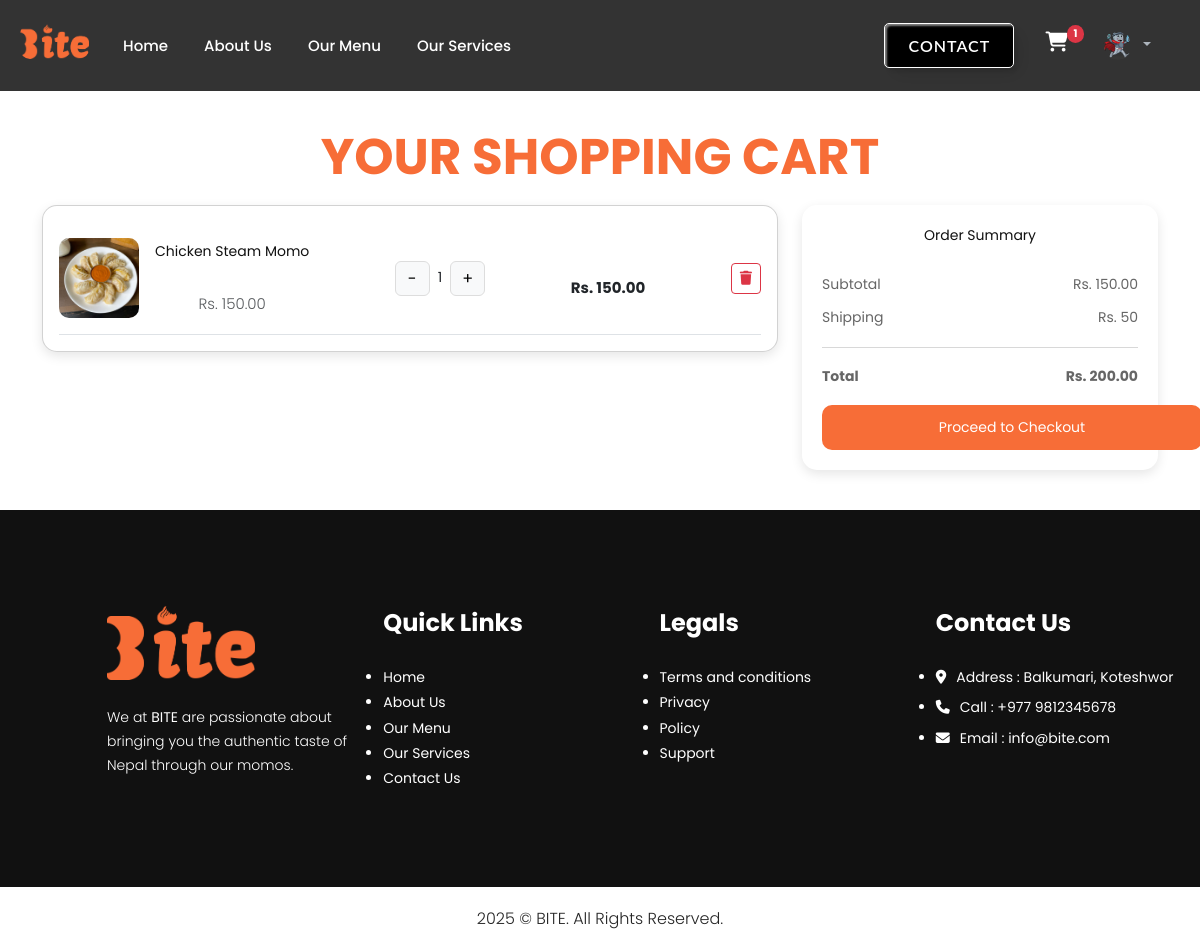
/cart/ (signed in), run on an earlier commit of the app's database.
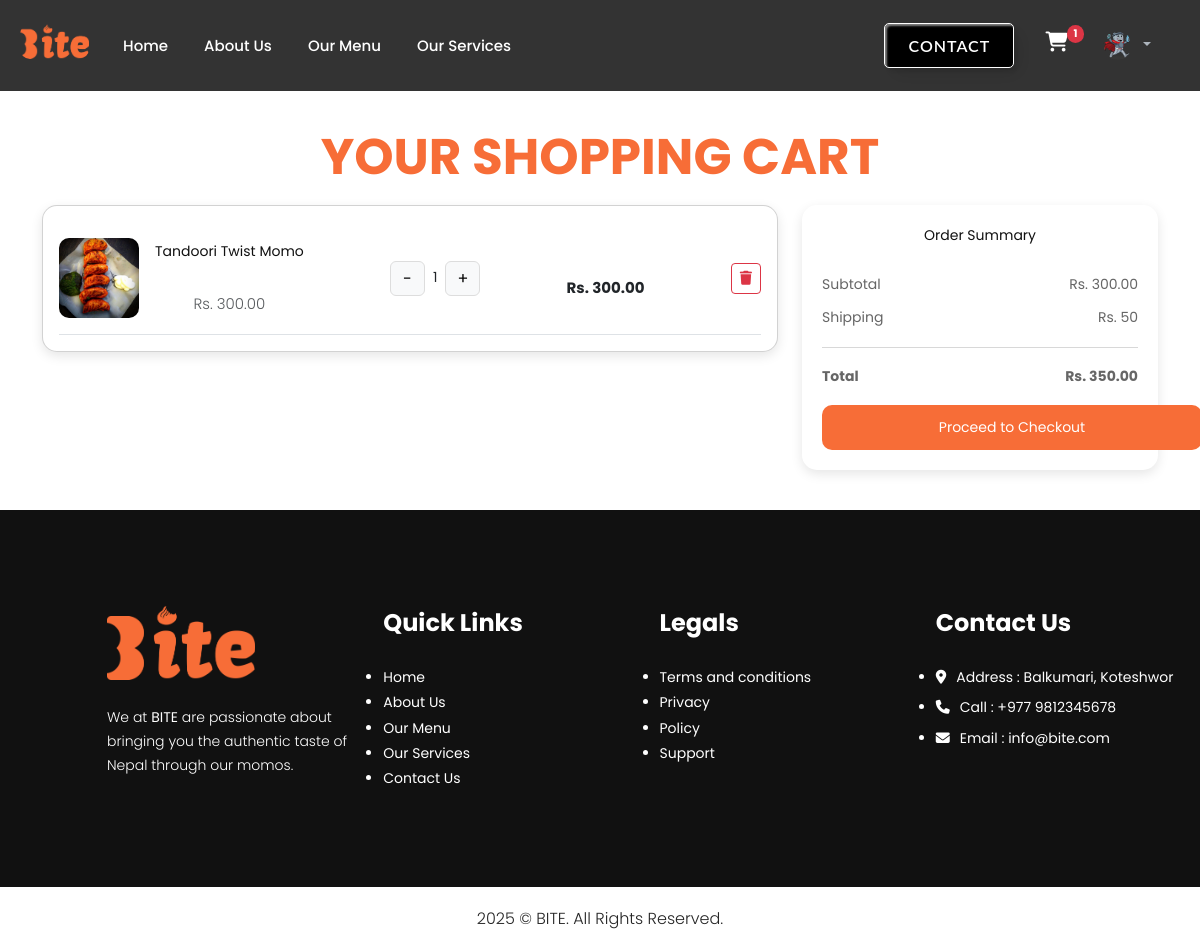
And on a later commit of the database.
### accounts/models.py (models this page shows)
class Profile(models.Model):
    user=models.OneToOneField(User, on_delete=models.CASCADE,related_name='profile')
    profile_picture=models.ImageField(upload_to="profile_picture")
    bio=models.TextField()
    dob=models.DateField(null=True)
    phone=models.CharField(max_length=50)
    address=models.CharField(max_length=200)
    created_date=models.DateTimeField(auto_now_add=True)

### core/models.py (models this page shows, shortened)
class CartItem(models.Model):
    user = models.ForeignKey(User, on_delete=models.CASCADE)
    product = models.ForeignKey(Momo, on_delete=models.CASCADE)
    quantity = models.PositiveIntegerField(default=1)
    def total_price(self):
        return self.product.price * self.quantity

class Momo(models.Model):
    name = models.CharField(max_length=200)
    category = models.ForeignKey(Category, on_delete=models.CASCADE)
    desc = models.TextField(blank=True)
    price = models.DecimalField(max_digits=8, decimal_places=2)
    image = models.ImageField(upload_to="images")

### core/views.py (the view)
# urls.py: path("cart/",cart, name="cart"),
@login_required(login_url='login')
def cart(request):
    cart_items = CartItem.objects.filter(user=request.user)
    subtotal = sum(item.total_price() for item in cart_items)
    shipping = 50 if subtotal > 0 else 0  # flat shipping fee
    total = subtotal + shipping
    return render(request, 'core/cart.html', {
        'cart_items': cart_items,
        'subtotal': subtotal,
        'shipping': shipping,
        'total': total
    })

### core/context_processors.py (called while the page is built)
def cart_item_count(request):
    if request.user.is_authenticated:
        count = CartItem.objects.filter(user=request.user).count()
    else:
        count = 0
    return {'cart_item_count': count}

### core/templates/core/cart.html (shortened to what this page needs)
{% extends "core/base.html" %}
{% load static %}
{% block content %}
<div class="container" style="padding-top: 120px; padding-bottom: 40px; text-align: center;">
  <h2 class="cart-text">Your Shopping Cart</h2>
  <div class="row">
    <div class="col-lg-8">
      <div class="card cart-card p-3 mb-3">
        {% for item in cart_items %}
        <div class="d-flex align-items-center justify-content-between border-bottom py-3">
          <div class="d-flex align-items-center gap-3">
            <img src="{{ item.product.image.url }}" class="cart-img" alt="{{ item.product.name }}">
            <div>
              <h5 class="mb-1">{{ item.product.name }}</h5>
              <p class="mb-0 text-muted">Rs. {{ item.product.price }}</p>
            </div>
          </div>
          <div class="d-flex align-items-center gap-2">
            <form action="{% url 'decrease_quantity' item.id %}" method="post">{% csrf_token %}
              <button type="submit" class="btn btn-light btn-quantity">-</button>
            </form>
            <span>{{ item.quantity }}</span>
            <form action="{% url 'increase_quantity' item.id %}" method="post">{% csrf_token %}
              <button type="submit" class="btn btn-light btn-quantity">+</button>
            </form>
          </div>
          <div>
            <p class="mb-0 fw-bold">Rs. {{ item.total_price }}</p>
          </div>
          <form action="{% url 'remove_from_cart' item.id %}" method="post">{% csrf_token %}
            <button type="submit" class="btn btn-outline-danger btn-sm"><i class="fa-solid fa-trash"></i></button>
          </form>
        </div>
        {% empty %}
        <p class="text-center my-3">Your cart is empty 🛒</p>
        {% endfor %}
      </div>
    </div>
    <div class="col-lg-4">
      <div class="summary-card">
        <h5 class="mb-3">Order Summary</h5>
        <div class="d-flex justify-content-between mb-2">
          <span>Subtotal</span>
          <span>Rs. {{ subtotal }}</span>
        </div>
        <div class="d-flex justify-content-between mb-2">
          <span>Shipping</span>
          <span>Rs. {{ shipping }}</span>
        </div>
        <hr>
        <div class="d-flex justify-content-between fw-bold mb-3">
          <span>Total</span>
          <span>Rs. {{ total }}</span>
        </div>
       <button type="button" class="checkout-btn" data-bs-toggle="modal" data-bs-target="#checkoutModal">
              Proceed to Checkout
            </button>
      </div>
    </div>
  </div>
</div>
<div class="position-fixed top-0 end-0 p-3" style="z-index: 1100;">
</div>
 {% endblock content %}

### core/templates/core/base.html (shortened to what this page needs)
<!DOCTYPE html>
{% load static %}
<html lang="en">
<head>
   <link rel="stylesheet" href="https://cdnjs.cloudflare.com/ajax/libs/fancybox/2.1.5/jquery.fancybox.min.css"
      media="screen">
   <link rel="stylesheet" href="https://cdn.jsdelivr.net/npm/bootstrap@5.3.0/dist/css/bootstrap.min.css">
   <link rel="stylesheet" href="https://cdn.jsdelivr.net/npm/bootstrap@5.3.0/dist/js/bootstrap.bundle.min.js">
<link rel="stylesheet" href="//cdn.jsdelivr.net/npm/alertifyjs@1.14.0/build/css/alertify.min.css"/>
    <link href="https://unpkg.com/aos@2.3.1/dist/aos.css" rel="stylesheet">
   <link rel="stylesheet" href="{% static 'css/style.css' %}">
   <link rel="stylesheet" href="{% static 'css/s.css' %}">
</head>
<body>
   <nav class="navbar navbar-expand-lg new_navbar bg-transparent" data-bs-theme="dark">
      <div class="container-fluid nav-container">
        <a class="navbar-brand brand-logo" href="/">
  <img src="{% static 'images/Bbbite.png' %}" alt="Momos Logo">
</a>
         <div class="collapse navbar-collapse" id="navbarSupportedContent">
            <ul class="navbar-nav me-auto mb-2 mb-lg-0">
               <li class="nav-item  ">
                  <a class="nav-link" href="{%url 'index' %}">Home</a>
               </li>
               <li class="nav-item ">
                  <a class="nav-link" href="{% url 'about' %}">About Us</a>
               </li>
               <li class="nav-item  ">
                  <a class="nav-link" href="{% url 'menu' %}">Our Menu</a>
               </li>
               <li class="nav-item  ">
                  <a class="nav-link" href="{% url 'services' %}">Our Services</a>
               </li>
            </ul>
            <div class="nav-right">
            <a href="{% url 'contact' %}"><button class="custom-btn btn-1" style="height: 45px; ">Contact</button></a>
            <div class="d=flex gap-3 px-3">
               {% if request.user.is_authenticated %}
              <div class="dropdown">
           <a href="{% url 'cart' %}" class="position-relative">
    <i class="fa-solid fa-cart-shopping" id="cart-btn"></i>
    {% if cart_item_count > 0 %}
    <span class="position-absolute top-0 start-100 badge rounded-pill bg-danger cart-badge">
        {{ cart_item_count }}
    </span>
    {% endif %}
</a>
  <button class="btn dropdown-toggle" type="button" data-bs-toggle="dropdown" aria-expanded="false">
    {% if request.user.profile.profile_picture %}
    <img src="{{request.user.profile.profile_picture.url }}" style="height: 35px; width: 35px; border-radius: 50%; border: 3px solid rgba(255, 255, 255, 0);" alt="">
   {% else %}
   <img src="{% static 'images/avatar.png' %}" style="height: 35px; width: 35px; border-radius: 50%; border: 3px solid rgb(255, 255, 255); background-color: rgba(255, 255, 255, 0);" alt="">
   {% endif %}
  </button>
</div>
               {% else %}
                  <a href="{% url 'login' %}"><button class="auth_btn" >Login</button></a>
             <a href="{% url 'register' %}"><button class="auth_btn">Register</button></a>
               {% endif %}
            </div>
            </div>
         </div>
      </div>
   </nav>
{% block content %}
{% endblock content %}
    <div class="footer_section layout_padding">
      <div class="container-fluid">
         <div class="row" style="padding-left: 95px;">
            <div class="col-lg-3 col-sm-6">
               <img src="{% static 'images/Bbbite.png' %}" alt="Momos Logo" style="height: 75px; width: auto;"> <br>
               <p class="footer_text" style="width: 250px; padding-top: 25px;">We at <b style="font: bold;">BITE</b> are passionate about bringing you
                  the authentic taste of Nepal through our momos. </p>
            </div>
            <div class="col-lg-3 col-sm-6">
               <h3 class="useful_text">Quick Links</h3>
               <div class="footer_menu">
                  <ul>
                     <li><a href="{%url 'index' %}">Home</a></li>
                     <li><a href="{% url 'about' %}">About Us</a></li>
                     <li><a href="{% url 'menu' %}">Our Menu</a></li>
                     <li><a href="{% url 'services' %}">Our Services</a></li>
                     <li><a href="{% url 'contact' %}">Contact Us</a></li>
                  </ul>
               </div>
            </div>
            <div class="col-lg-3 col-sm-6">
               <h3 class="useful_text">Legals</h3>
               <div class="footer_menu">
                  <ul>
                     <li><a href="#">Terms and conditions</a></li>
                     <li><a href="#">Privacy</a></li>
                     <li><a href="#">Policy</a></li>
                     <li><a href="#">Support</a></li>
                  </ul>
               </div>
            </div>
            <div class="col-lg-3 col-sm-6">
               <h1 class="useful_text">Contact Us</h1>
               <div class="location_text">
                  <ul>
                     <li>
                        <a href="#">
                           <i class="fa fa-map-marker" aria-hidden="true"></i><span class="padding_left_10">Address :
                              Balkumari, Koteshwor</span>
                        </a>
                     </li>
                     <li>
                        <a href="tel:9816107823">
                           <i class="fa fa-phone" aria-hidden="true"></i><span class="padding_left_10">Call :
                              +977 9812345678</span>
                        </a>
                     </li>
                     <li>
                        <a href="mailto:sujanthadarai710@gmail.com ">
                           <i class="fa fa-envelope" aria-hidden="true"></i><span class="padding_left_10">Email :
                              info@bite.com</span>
                        </a>
                     </li>
                  </ul>
               </div>
            </div>
         </div>
      </div>
   </div>
   <div class="copyright_section">
      <div class="container">
         <p class="copyright_text">2025 &copy; BITE. All Rights Reserved.</p>
      </div>
   </div>
</body>
</html>

### core/static/css/style.css (style rules this page uses)
* { box-sizing: border-box !important; transition: ease all 0.5s; }
html { scroll-behavior: smooth; }
body { color: #666666; font-size: 14px; font-family: 'Poppins', sans-serif; line-height: 1.80857; font-weight: normal; overflow-x: hidden !important; margin: 0; padding: 0; }
a { color: #1f1f1f; text-decoration: none !important; outline: none !important; transition: all 0.3s ease-in-out; }
h1, h2, h3, h4, h5, h6 { letter-spacing: 0; font-weight: normal; position: relative; padding: 0 0 10px 0; line-height: normal; color: #111111; margin: 0; }
h1 { font-size: 24px; }
h2 { font-size: 22px; }
h3 { font-size: 18px; }
h5 { font-size: 14px; }
p { margin: 20px 0; font-weight: 300; font-size: 15px; line-height: 24px; }
img { max-width: 100%; height: auto; }
.layout_padding { padding: 90px 0; }
.new_navbar { padding: 15px 0; transition: all 0.3s ease; position: fixed; width: 100%; top: 0; z-index: 1000; background-color: rgba(0, 0, 0, 0.8) !important; }
.nav-container { padding: 0 20px; }
.brand-logo { font-size: 28px; font-weight: 700; color: white !important; }
.navbar-nav .nav-link { color: white !important; font-weight: 500; margin: 0 10px; position: relative; font-size: 15px; }
.custom-btn { padding: 8px 20px; border: none; font-size: 16px; color: #fff; border-radius: 5px; letter-spacing: 1px; font-weight: 600; text-transform: uppercase; cursor: pointer; transition: all 0.3s ease; outline: none; background: #f76d37; }
#cart-btn { font-size: 20px; color: white; padding-right:15px; }
.nav-right { display: flex; flex-direction: row; justify-content: center; align-items: center; gap: 15px; }
.footer_section { width: 100%; float: left; background: #111111 !important; height: auto; padding: 95px 0px; }
.useful_text { width: 100%; font-size: 24px; color: white; margin-bottom: 15px; font-weight: bold; }
.footer_text { width: 100%; float: left; font-size: 14px; color:white; margin: 0px; }
.footer_menu { width: 100%; float: left; }
.footer_menu ul { margin: 0px; padding: 0px; }
.footer_menu li { font-size: 14px; color: #ffffff; }
.footer_menu li a { color: #ffffff; }
.location_text { width: 100%; float: left; }
.location_text ul { margin: 0px; padding: 0px; }
.location_text li { font-size: 14px; color: #ffffff; padding: 0px 0px 5px 0px; }
.location_text li a { color: #ffffff; }
.padding_left_10 { padding-left: 10px; }
.copyright_section { width: 100%; float: left; background-color: #ffffff; height: auto; }
.copyright_text { width: 100%; float: left; font-size: 16px; color: #252525; text-align: center; margin-left: 0px; }

### core/static/css/s.css (style rules this page uses)
html { scroll-behavior: smooth; }
.custom-btn { width: 130px; height: 40px; color: #fff; border-radius: 5px; font-family: 'Lato', sans-serif; font-weight: 500; background: transparent; cursor: pointer; transition: all 0.3s ease; position: relative; display: inline-block; box-shadow: inset 2px 2px 2px 0px rgba(255, 255, 255, .5), 7px 7px 20px 0px rgba(0, 0, 0, .1), 4px 4px 5px 0px rgba(0, 0, 0, .1); outline: none; }
.btn-1 { background: black; border: 1px solid white; font-weight: 600; }
.cart-text { color: #f76d37; font-weight: bold; text-transform: uppercase; font-size: 50px; justify-content: center; }
.cart-card { border-radius: 15px; box-shadow: 0 4px 12px rgba(0,0,0,0.1); }
.cart-img { width: 80px; height: 80px; object-fit: cover; border-radius: 10px; }
.btn-quantity { border: 1px solid #ddd; width: 35px; height: 35px; text-align: center; padding: 0; line-height: 33px; }
.summary-card { border-radius: 15px; box-shadow: 0 4px 12px rgba(0,0,0,0.1); padding: 20px; }
.checkout-btn { background-color: #f76d37; color: white; border: none; height: 45px; width: 380px; padding-left: 15px; padding-right: 15px; border-radius: 10px; }
.cart-badge { transform: translate(-20px, -50%); }

### core/templates/core/base.html (style rules this page uses)
.brand-logo img { height: 35px; border-radius: 10px; position: relative; top: -5px; }

What changed in the data, as far as the page shows it:
removed CartItem: product.image (picture), product.name "Chicken Steam Momo", product.price "150.00", quantity "1", total_price "150.00"
added CartItem: product.image (picture), product.name "Tandoori Twist Momo", product.price "300.00", quantity "1", total_price "300.00"
Also different on the page:
{{ subtotal }}: "150.00" → "300.00"
{{ total }}: "200.00" → "350.00"
